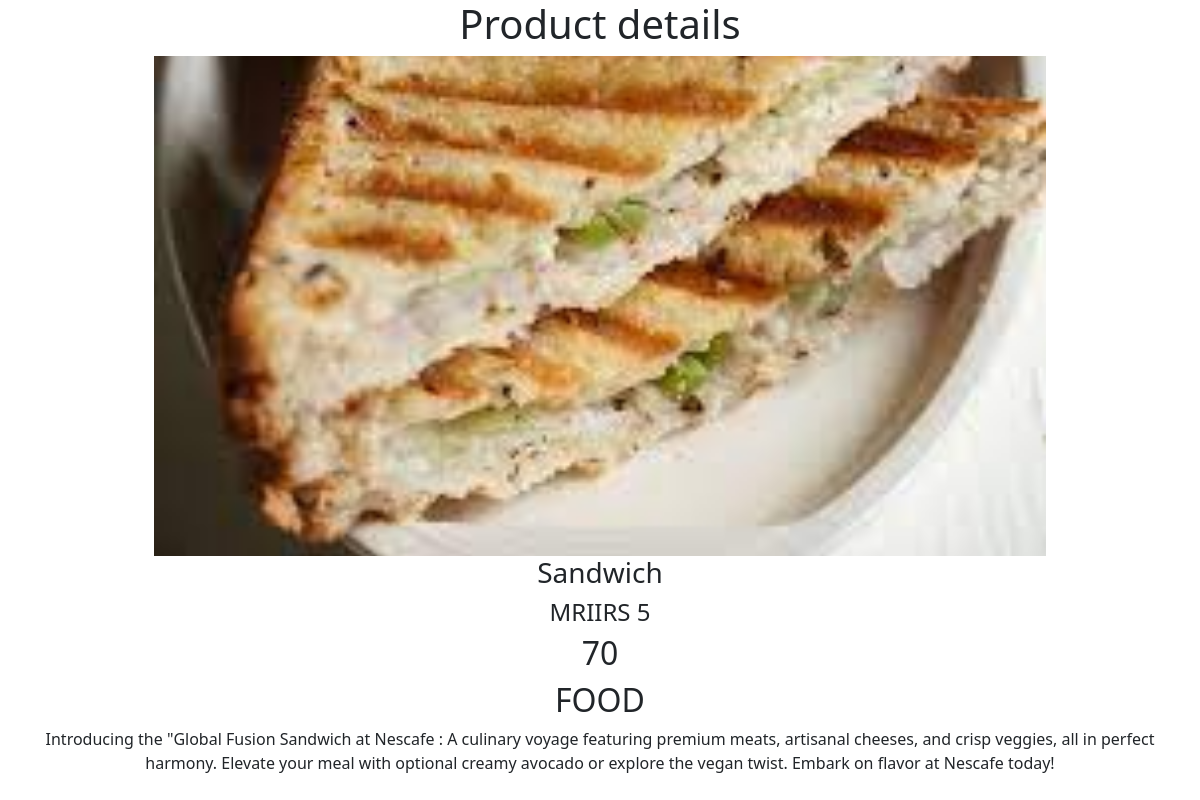
The app's page /5 (signed in) with its own data.
### test1/models.py (models this page shows, shortened)
class Product(models.Model):
    title = models.CharField(max_length=30)
    description = models.CharField(max_length=300)
    price = models.CharField(max_length=20)
    product_id = models.CharField(max_length=30,unique=True)
    img = models.ImageField(upload_to='images/')
    category = models.CharField(max_length=30)

### test1/views.py (the view)
# urls.py: path('<int:pid>', views.details, name='details'),
@login_required
def details(request,pid):
    myproduct = get_object_or_404(Product,pk=pid)
    return render (request,'test1/details.html',{'z':myproduct})

### test1/templates/test1/details.html (shortened to what this page needs)
<!DOCTYPE html>
<html lang="en">
<head>
    <link href="https://cdn.jsdelivr.net/npm/bootstrap@5.3.1/dist/css/bootstrap.min.css" rel="stylesheet">
</head>
<body>
    <div class="container text-center">
        <h1>Product details</h1>
        <img src="{{ z.img.url }}" style="width: 80%;height: 500px; object-fit: cover;object-position: 25% 75%;">
        <h3>{{ z.title }}</h3>
        <h4>{{ z.product_id }}</h4>
        <h2>{{ z.price }}</h2>
        <h2>{{ z.category }}</h2>
         <p>{{ z.description }}</p>
    </div>
</body>
</html>

### records on screen
Product: img (picture), title "Sandwich", product_id "MRIIRS 5", price "70", category "FOOD", description "Introducing the \"Global Fusion Sandwich at Nescafe : A culinary voyage featuring premium meats, artisanal cheeses, and crisp veggies, all in perfect harmony. Elevate your meal with optional creamy avocado or explore the vegan twist. Embark on flavor at Nescafe today!"
